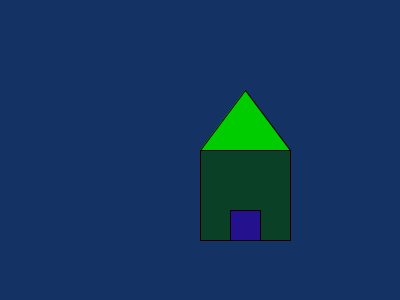
Frame 1 (no input)
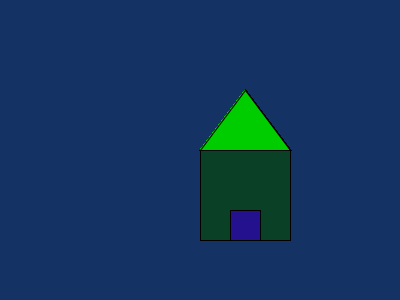
Frame 60 (the mouse pressed at the canvas centre just before this capture)
Frame 120 (the mouse held since frame 60 and released just before this capture): identical to frame 60, image omitted

The Processing sketch that drew these frames (run headless with seeded random() and noise(); from frame 60 on, the mouse is pressed at the canvas centre):

// Processing sketch: processing_139071
// ── processing_139071.pde

void setup(){
size (400,300);
background(20,50,100);
}
 
void draw(){
fill(10,65,38);
rect(200,150,90,90);
fill(0,205,0);
triangle(200,150,245,90,290,150);
fill(35,17,142);
quad(230,240,230,210,260,210,260,240);
}
